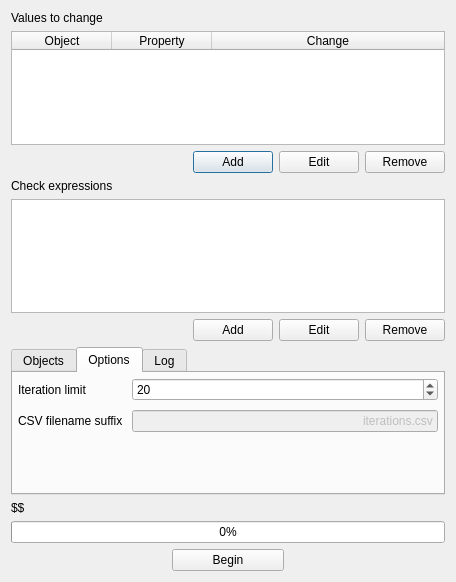
<?xml version="1.0" encoding="UTF-8"?>
<ui version="4.0">
 <class>Dialog</class>
 <widget class="QDialog" name="Dialog">
  <property name="geometry">
   <rect>
    <x>0</x>
    <y>0</y>
    <width>456</width>
    <height>582</height>
   </rect>
  </property>
  <property name="minimumSize">
   <size>
    <width>317</width>
    <height>490</height>
   </size>
  </property>
  <property name="windowTitle">
   <string>FEMIterate</string>
  </property>
  <layout class="QGridLayout" name="gridLayout">
   <item row="0" column="0">
    <widget class="QLabel" name="label_2">
     <property name="styleSheet">
      <string notr="true">font-weight: bold;</string>
     </property>
     <property name="text">
      <string>&lt;html&gt;&lt;head/&gt;&lt;body&gt;&lt;p&gt;&lt;span style=&quot; font-weight:400;&quot;&gt;Values to change&lt;/span&gt;&lt;/p&gt;&lt;/body&gt;&lt;/html&gt;</string>
     </property>
    </widget>
   </item>
   <item row="1" column="0">
    <widget class="QTableWidget" name="changesView">
     <property name="toolTip">
      <string>The values will be changed after each iteration.</string>
     </property>
     <property name="editTriggers">
      <set>QAbstractItemView::NoEditTriggers</set>
     </property>
     <property name="selectionMode">
      <enum>QAbstractItemView::SingleSelection</enum>
     </property>
     <property name="selectionBehavior">
      <enum>QAbstractItemView::SelectRows</enum>
     </property>
     <attribute name="horizontalHeaderStretchLastSection">
      <bool>true</bool>
     </attribute>
     <column>
      <property name="text">
       <string>Object</string>
      </property>
     </column>
     <column>
      <property name="text">
       <string>Property</string>
      </property>
     </column>
     <column>
      <property name="text">
       <string>Change</string>
      </property>
     </column>
    </widget>
   </item>
   <item row="2" column="0">
    <layout class="QHBoxLayout" name="horizontalLayout">
     <item>
      <spacer name="horizontalSpacer_2">
       <property name="orientation">
        <enum>Qt::Horizontal</enum>
       </property>
       <property name="sizeHint" stdset="0">
        <size>
         <width>40</width>
         <height>20</height>
        </size>
       </property>
      </spacer>
     </item>
     <item>
      <widget class="QPushButton" name="changesAdd">
       <property name="text">
        <string>Add</string>
       </property>
      </widget>
     </item>
     <item>
      <widget class="QPushButton" name="changesEdit">
       <property name="text">
        <string>Edit</string>
       </property>
      </widget>
     </item>
     <item>
      <widget class="QPushButton" name="changesRemove">
       <property name="text">
        <string>Remove</string>
       </property>
      </widget>
     </item>
    </layout>
   </item>
   <item row="3" column="0">
    <widget class="QLabel" name="label">
     <property name="toolTip">
      <string/>
     </property>
     <property name="styleSheet">
      <string notr="true">font-weight: bold;</string>
     </property>
     <property name="text">
      <string>&lt;html&gt;&lt;head/&gt;&lt;body&gt;&lt;p&gt;&lt;span style=&quot; font-weight:400;&quot;&gt;Check expressions&lt;/span&gt;&lt;/p&gt;&lt;/body&gt;&lt;/html&gt;</string>
     </property>
    </widget>
   </item>
   <item row="4" column="0">
    <widget class="QListWidget" name="checksView"/>
   </item>
   <item row="5" column="0">
    <layout class="QHBoxLayout" name="horizontalLayout_4">
     <item>
      <spacer name="horizontalSpacer_3">
       <property name="orientation">
        <enum>Qt::Horizontal</enum>
       </property>
       <property name="sizeHint" stdset="0">
        <size>
         <width>40</width>
         <height>20</height>
        </size>
       </property>
      </spacer>
     </item>
     <item>
      <widget class="QPushButton" name="checksAdd">
       <property name="text">
        <string>Add</string>
       </property>
      </widget>
     </item>
     <item>
      <widget class="QPushButton" name="checksEdit">
       <property name="text">
        <string>Edit</string>
       </property>
      </widget>
     </item>
     <item>
      <widget class="QPushButton" name="checksRemove">
       <property name="text">
        <string>Remove</string>
       </property>
      </widget>
     </item>
    </layout>
   </item>
   <item row="6" column="0">
    <widget class="QTabWidget" name="tabWidget">
     <property name="minimumSize">
      <size>
       <width>10</width>
       <height>145</height>
      </size>
     </property>
     <property name="autoFillBackground">
      <bool>false</bool>
     </property>
     <property name="tabPosition">
      <enum>QTabWidget::North</enum>
     </property>
     <property name="tabShape">
      <enum>QTabWidget::Rounded</enum>
     </property>
     <property name="currentIndex">
      <number>1</number>
     </property>
     <property name="elideMode">
      <enum>Qt::ElideNone</enum>
     </property>
     <property name="documentMode">
      <bool>false</bool>
     </property>
     <property name="tabsClosable">
      <bool>false</bool>
     </property>
     <property name="movable">
      <bool>false</bool>
     </property>
     <property name="tabBarAutoHide">
      <bool>false</bool>
     </property>
     <widget class="QWidget" name="tab_2">
      <attribute name="title">
       <string>Objects</string>
      </attribute>
      <layout class="QGridLayout" name="gridLayout_3">
       <property name="leftMargin">
        <number>5</number>
       </property>
       <property name="topMargin">
        <number>5</number>
       </property>
       <property name="rightMargin">
        <number>5</number>
       </property>
       <property name="bottomMargin">
        <number>5</number>
       </property>
       <property name="spacing">
        <number>9</number>
       </property>
       <item row="3" column="0">
        <layout class="QGridLayout" name="gridLayout_5">
         <item row="2" column="0">
          <widget class="QLabel" name="label_6">
           <property name="text">
            <string>FEM Mesh</string>
           </property>
          </widget>
         </item>
         <item row="1" column="2">
          <widget class="QPushButton" name="analysisSelect">
           <property name="text">
            <string>Select</string>
           </property>
          </widget>
         </item>
         <item row="1" column="0">
          <widget class="QLabel" name="label_5">
           <property name="text">
            <string>Analysis container</string>
           </property>
          </widget>
         </item>
         <item row="2" column="1">
          <widget class="QLineEdit" name="meshEdit">
           <property name="enabled">
            <bool>false</bool>
           </property>
          </widget>
         </item>
         <item row="2" column="2">
          <widget class="QPushButton" name="meshSelect">
           <property name="text">
            <string>Select</string>
           </property>
          </widget>
         </item>
         <item row="1" column="1">
          <widget class="QLineEdit" name="analysisEdit">
           <property name="enabled">
            <bool>false</bool>
           </property>
           <property name="clearButtonEnabled">
            <bool>false</bool>
           </property>
          </widget>
         </item>
         <item row="3" column="0">
          <widget class="QLabel" name="label_8">
           <property name="text">
            <string>FEM Solver</string>
           </property>
          </widget>
         </item>
         <item row="3" column="1">
          <widget class="QLineEdit" name="solverEdit">
           <property name="enabled">
            <bool>false</bool>
           </property>
          </widget>
         </item>
         <item row="3" column="2">
          <widget class="QPushButton" name="solverSelect">
           <property name="text">
            <string>Select</string>
           </property>
          </widget>
         </item>
        </layout>
       </item>
       <item row="1" column="0">
        <layout class="QHBoxLayout" name="horizontalLayout_3">
         <property name="bottomMargin">
          <number>0</number>
         </property>
         <item>
          <widget class="QLabel" name="label_7">
           <property name="text">
            <string>&lt;html&gt;&lt;head/&gt;&lt;body&gt;&lt;p&gt;&lt;span style=&quot; font-weight:600;&quot;&gt;Manual selection:&lt;/span&gt;&lt;br/&gt;Select an object and press the &amp;quot;Select&amp;quot; button.&lt;/p&gt;&lt;/body&gt;&lt;/html&gt;</string>
           </property>
          </widget>
         </item>
         <item>
          <spacer name="horizontalSpacer">
           <property name="orientation">
            <enum>Qt::Horizontal</enum>
           </property>
           <property name="sizeHint" stdset="0">
            <size>
             <width>40</width>
             <height>20</height>
            </size>
           </property>
          </spacer>
         </item>
         <item>
          <widget class="QPushButton" name="objectsAutoButton">
           <property name="toolTip">
            <string>&lt;html&gt;&lt;head/&gt;&lt;body&gt;&lt;p&gt;Attempts to find the objects automatically from the current document.&lt;br/&gt;This will select the first matching object in the document.&lt;/p&gt;&lt;/body&gt;&lt;/html&gt;</string>
           </property>
           <property name="text">
            <string>Auto</string>
           </property>
          </widget>
         </item>
        </layout>
       </item>
      </layout>
     </widget>
     <widget class="QWidget" name="tab">
      <attribute name="title">
       <string>Options</string>
      </attribute>
      <layout class="QGridLayout" name="gridLayout_2">
       <property name="leftMargin">
        <number>5</number>
       </property>
       <property name="topMargin">
        <number>5</number>
       </property>
       <property name="rightMargin">
        <number>5</number>
       </property>
       <property name="bottomMargin">
        <number>5</number>
       </property>
       <property name="spacing">
        <number>9</number>
       </property>
       <item row="1" column="0">
        <layout class="QGridLayout" name="gridLayout_4">
         <item row="0" column="1">
          <widget class="QSpinBox" name="iterationLimitEdit">
           <property name="minimum">
            <number>1</number>
           </property>
           <property name="value">
            <number>20</number>
           </property>
          </widget>
         </item>
         <item row="1" column="1">
          <widget class="QLineEdit" name="csvFilenameEdit">
           <property name="enabled">
            <bool>false</bool>
           </property>
           <property name="toolTip">
            <string/>
           </property>
           <property name="text">
            <string>iterations.csv</string>
           </property>
           <property name="alignment">
            <set>Qt::AlignRight|Qt::AlignTrailing|Qt::AlignVCenter</set>
           </property>
          </widget>
         </item>
         <item row="0" column="0">
          <widget class="QLabel" name="label_3">
           <property name="text">
            <string>Iteration limit</string>
           </property>
          </widget>
         </item>
         <item row="1" column="0">
          <widget class="QLabel" name="label_4">
           <property name="text">
            <string>CSV filename suffix</string>
           </property>
          </widget>
         </item>
        </layout>
       </item>
       <item row="2" column="0">
        <spacer name="verticalSpacer">
         <property name="orientation">
          <enum>Qt::Vertical</enum>
         </property>
         <property name="sizeHint" stdset="0">
          <size>
           <width>20</width>
           <height>40</height>
          </size>
         </property>
        </spacer>
       </item>
      </layout>
     </widget>
     <widget class="QWidget" name="tab_3">
      <attribute name="title">
       <string>Log</string>
      </attribute>
      <layout class="QGridLayout" name="gridLayout_6">
       <property name="leftMargin">
        <number>2</number>
       </property>
       <property name="topMargin">
        <number>2</number>
       </property>
       <property name="rightMargin">
        <number>2</number>
       </property>
       <property name="bottomMargin">
        <number>2</number>
       </property>
       <item row="0" column="0">
        <widget class="QTextEdit" name="logBox">
         <property name="enabled">
          <bool>true</bool>
         </property>
         <property name="readOnly">
          <bool>true</bool>
         </property>
        </widget>
       </item>
      </layout>
     </widget>
    </widget>
   </item>
   <item row="7" column="0">
    <widget class="QLabel" name="progressText">
     <property name="text">
      <string>$$</string>
     </property>
    </widget>
   </item>
   <item row="8" column="0">
    <widget class="QProgressBar" name="progressBar">
     <property name="value">
      <number>0</number>
     </property>
     <property name="textVisible">
      <bool>true</bool>
     </property>
     <property name="invertedAppearance">
      <bool>false</bool>
     </property>
    </widget>
   </item>
   <item row="9" column="0">
    <layout class="QHBoxLayout" name="horizontalLayout_7">
     <property name="topMargin">
      <number>0</number>
     </property>
     <item>
      <widget class="QPushButton" name="calculateButton">
       <property name="maximumSize">
        <size>
         <width>112</width>
         <height>16777215</height>
        </size>
       </property>
       <property name="text">
        <string>Begin</string>
       </property>
      </widget>
     </item>
    </layout>
   </item>
  </layout>
 </widget>
 <tabstops>
  <tabstop>changesView</tabstop>
  <tabstop>changesAdd</tabstop>
  <tabstop>changesEdit</tabstop>
  <tabstop>changesRemove</tabstop>
  <tabstop>checksView</tabstop>
  <tabstop>checksAdd</tabstop>
  <tabstop>checksEdit</tabstop>
  <tabstop>checksRemove</tabstop>
  <tabstop>tabWidget</tabstop>
  <tabstop>iterationLimitEdit</tabstop>
  <tabstop>csvFilenameEdit</tabstop>
  <tabstop>logBox</tabstop>
  <tabstop>meshSelect</tabstop>
  <tabstop>analysisSelect</tabstop>
  <tabstop>meshEdit</tabstop>
  <tabstop>objectsAutoButton</tabstop>
  <tabstop>analysisEdit</tabstop>
  <tabstop>calculateButton</tabstop>
 </tabstops>
 <resources/>
 <connections/>
</ui>
